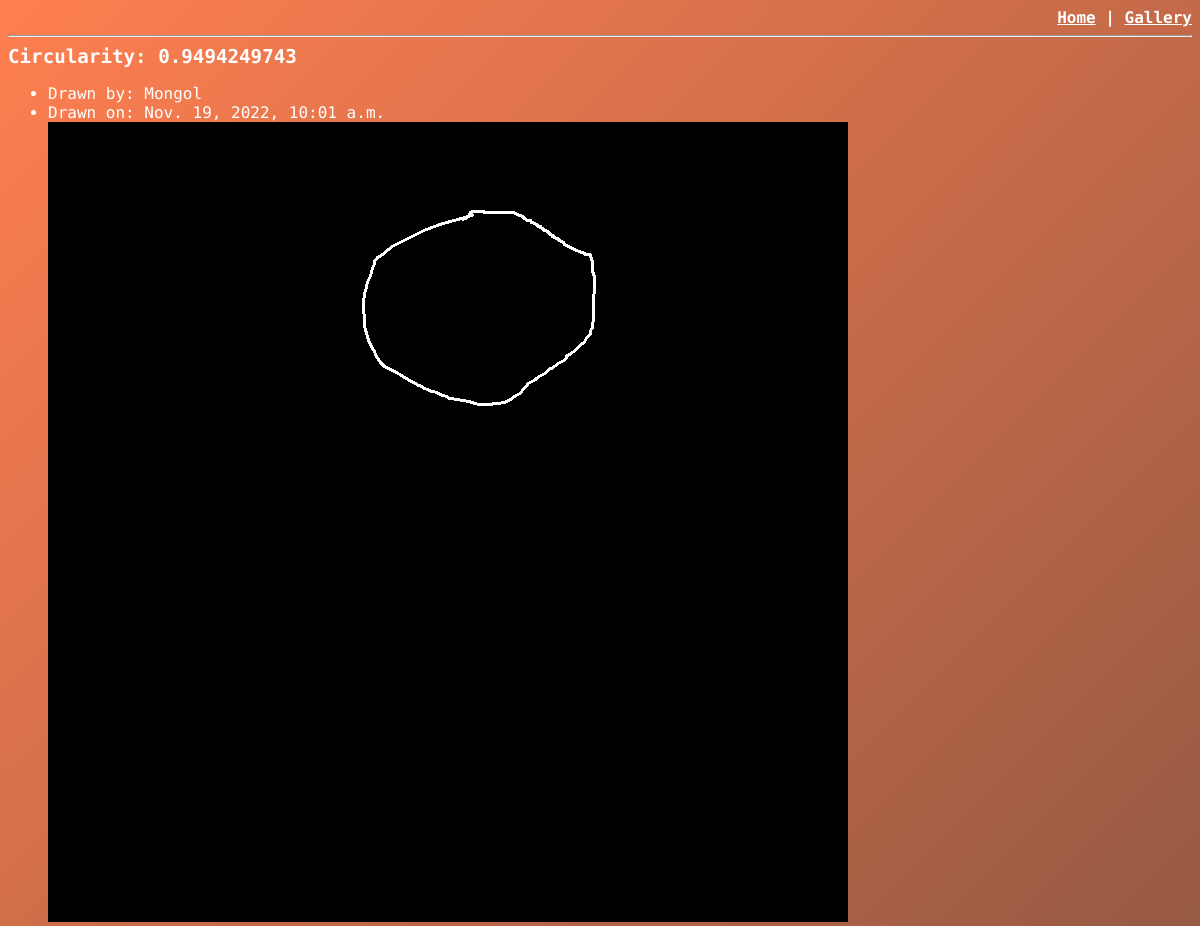
Screenshot of /index/95/ with the database file from the repository.
### circleScoreApp/models.py (models this page shows, shortened)
class Circle(models.Model):
    artist_name = models.CharField(max_length = 200)
    circularity = models.DecimalField(max_digits = 16, decimal_places=10)
    circle = models.ImageField(upload_to='circles/')
    draw_date = models.DateTimeField(auto_now_add = True)

### circleScoreApp/views.py (the view)
# urls.py: path('index/<int:circle_id>/', views.circle, name = 'circle'),
def circle(request, circle_id):
    try:
        circle = Circle.objects.get(pk = circle_id)
    except Circle.DoesNotExist:
        raise Http404("Circle does not exist")
    return render(request, 'circleScoreApp/circle.html', {'circle': circle})

### circleScoreApp/templates/circleScoreApp/circle.html
{% extends 'circleScoreApp/base_template.html' %}
{% load static %}
{% block content %}
<big><b>Circularity: {{ circle.circularity }}</b></big>
<ul>
    <li>Drawn by: {{ circle.artist_name }}</li>
    <li>Drawn on: {{ circle.draw_date }}</li>
    <img src = {{ circle.circle.url }}/>
</ul>
{% endblock %}

### circleScoreApp/static/circleScoreApp/style.css (style rules this page uses)
body { background: linear-gradient(-45deg, black, #383838, coral); background-size: 400% 400%; animation: gradient 15s ease infinite; height: 100vh; font-family: 'Fira Code', monospace; color: white; }

### rows the page displays
Circle: circularity "0.9494249743", artist_name "Mongol", draw_date "Nov. 19, 2022, 10:01 a.m.", circle (picture)
